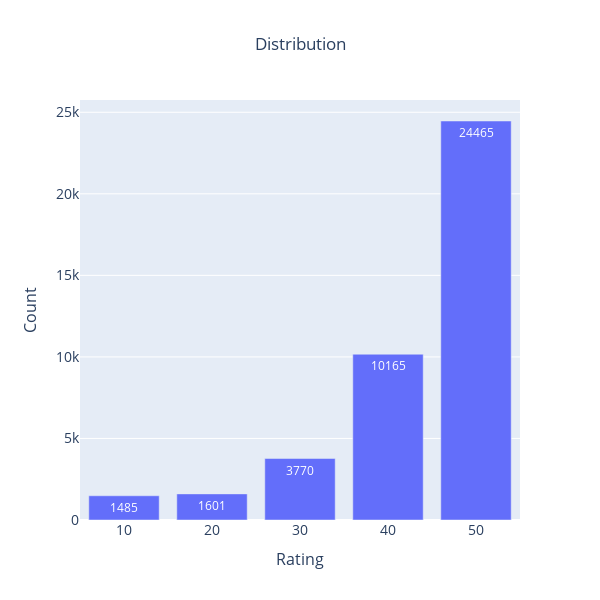

Notebook code for this chart:
### Markdown cell above
### Create graph

### Code cell
# rating distribution

df_temp = df_reviews["f6_calificacion"].value_counts().to_frame()

x = df_temp.index
y = df_temp["count"].to_list()

fig = go.Figure(data=[go.Bar(
            x=x, 
            y=y,
            text=y,
            textposition='auto',
        )])

fig.update_layout(
    title='Distribution',
    title_x=0.5,
    xaxis_tickfont_size=14,
    xaxis=dict(
        title='Rating',
        titlefont_size=16,
        tickfont_size=14,
    ),
    yaxis=dict(
        title='Count',
        titlefont_size=16,
        tickfont_size=14,
    ),
    height=600, width=600
)
fig.show()

### Figure 1 — Plotly figure (JSON) as saved in the notebook; plotly's stock layout.template omitted (floating-point values rounded to 4 significant figures)
{"data": [{"text": ["24465", "10165", "3770", "1601", "1485"], "textposition": "auto", "type": "bar", "x": [50, 40, 30, 20, 10], "y": [24465, 10165, 3770, 1601, 1485]}], "layout": {"height": 600, "title": {"text": "Distribution", "x": 0.5}, "width": 600, "xaxis": {"tickfont": {"size": 14}, "title": {"font": {"size": 16}, "text": "Rating"}}, "yaxis": {"tickfont": {"size": 14}, "title": {"font": {"size": 16}, "text": "Count"}}}}
